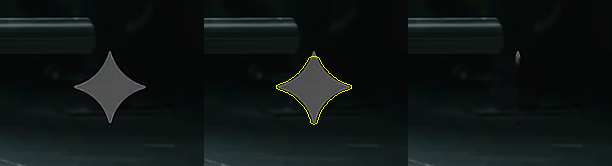
#> input picture Project/hero_video_comparison.png, 612 x 166 px
$ python cli.py Project   (older library calls are emulated)
#> lines starting #> are read from the running program, lines starting #| are printed output that depends on the picture; after the words box and inside, x2 and y2 are one past the last pixel; in counts of white or black regions, pixels touching at a corner belong together
### watermark_engine.py
#!/usr/bin/env python3
"""
Universal Watermark Remover Engine ("OmniMark Engine")
=====================================================
Removes any watermark from videos and images:
- Any position: corners, center, tickers, timestamps, subtitles, diagonal patterns.
- Any format: MP4, WebM, MOV, AVI, MKV, PNG, JPG, WEBP.
- Flexible masks: Auto-detection, rectangular bounding boxes, multi-region boxes, or freehand brush masks.
- Multiple inpainting methods: OpenCV TELEA, Navier-Stokes, or smart contrast-aware masking.
- Lossless audio preservation using ffmpeg remuxing.
"""

from __future__ import annotations

import argparse
import datetime as dt
import os
import shutil
import subprocess
import sys
import tempfile
import uuid
from typing import Callable, List, Optional, Tuple, Union

import cv2
import numpy as np
from PIL import Image

IMAGE_EXTENSIONS = {".png", ".jpg", ".jpeg", ".webp", ".bmp", ".tiff"}
VIDEO_EXTENSIONS = {".mp4", ".mov", ".avi", ".mkv", ".webm", ".m4v", ".flv", ".wmv"}

PRESETS = {
    "bottom_right": lambda w, h: (int(w * 0.78), int(h * 0.88), int(w * 0.20), int(h * 0.10)),
    "bottom_left": lambda w, h: (int(w * 0.02), int(h * 0.88), int(w * 0.20), int(h * 0.10)),
    "top_right": lambda w, h: (int(w * 0.78), int(h * 0.02), int(w * 0.20), int(h * 0.10)),
    "top_left": lambda w, h: (int(w * 0.02), int(h * 0.02), int(w * 0.20), int(h * 0.10)),
    "seedance": lambda w, h: (int(w * 0.75), int(h * 0.90), int(w * 0.23), int(h * 0.08)),
    "gemini": lambda w, h: (int(w * 0.86), int(h * 0.76), int(w * 0.12), int(h * 0.20)),
    "tiktok": lambda w, h: (int(w * 0.75), int(h * 0.03), int(w * 0.22), int(h * 0.08)),
    "bottom_center": lambda w, h: (int(w * 0.20), int(h * 0.90), int(w * 0.60), int(h * 0.08)),
    "center": lambda w, h: (int(w * 0.25), int(h * 0.40), int(w * 0.50), int(h * 0.20)),
}


def _sparkle_template(size: int = 64) -> np.ndarray:
    """Return a filled 4-point sparkle template for AI logo/Gemini watermark detection."""
    edge = size - 1
    points = np.array(
        [
            (0.50 * edge, 0.00 * edge),
            (0.62 * edge, 0.36 * edge),
            (1.00 * edge, 0.50 * edge),
            (0.62 * edge, 0.64 * edge),
            (0.50 * edge, 1.00 * edge),
            (0.38 * edge, 0.64 * edge),
            (0.00 * edge, 0.50 * edge),
            (0.38 * edge, 0.36 * edge),
        ],
        dtype=np.int32,
    )
    template = np.zeros((size, size), dtype=np.uint8)
    cv2.fillPoly(template, [points], 255)
    return template


SPARKLE_TEMPLATE = _sparkle_template(64)
#> in _sparkle_template, `cv2.fillPoly(template, [points], 255)`:
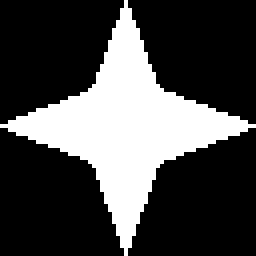
#> template: shape (64, 64) (shown 4 times larger); 28.5% white; 1 white region, box (x1, y1, x2, y2) and area: (0, 0, 64, 64) 1167


# [11 lines left out: function find_ffmpeg, not called in this run]


def is_image_file(path: str) -> bool:
    ext = os.path.splitext(path)[1].lower()
    return ext in IMAGE_EXTENSIONS


def is_video_file(path: str) -> bool:
    ext = os.path.splitext(path)[1].lower()
    return ext in VIDEO_EXTENSIONS


def build_default_output_path(input_path: str) -> str:
    base, ext = os.path.splitext(input_path)
    stamp = dt.datetime.now().strftime("%Y%m%d_%H%M%S")
    uid = uuid.uuid4().hex[:6]
    return f"{base}_clean_{stamp}_{uid}{ext}"


# [82 lines left out: functions sample_video_frames, auto_detect_temporal_watermark, not called in this run]


def auto_detect_gemini_sparkle(frame: np.ndarray) -> Optional[Tuple[int, int, int, int]]:
    """Detects 4-point sparkle logo geometry typical of Gemini AI watermarks across brightness levels."""
    h, w = frame.shape[:2]
    rois = [
        (int(w * 0.70), int(h * 0.70), int(w * 0.30), int(h * 0.30)),
        (0, int(h * 0.70), int(w * 0.30), int(h * 0.30)),
    ]

    for rx, ry, rw, rh in rois:
        crop = frame[ry : ry + rh, rx : rx + rw]
        gray = cv2.cvtColor(crop, cv2.COLOR_BGR2GRAY)

        # Test bright, medium, and dark scene thresholds
        for thresh_val in [200, 100, 45, 30]:
            _, binary = cv2.threshold(gray, thresh_val, 255, cv2.THRESH_BINARY)
            contours, _ = cv2.findContours(binary, cv2.RETR_EXTERNAL, cv2.CHAIN_APPROX_SIMPLE)

            for cnt in contours:
                bx, by, bw, bh = cv2.boundingRect(cnt)
                if 20 <= bw <= 140 and 20 <= bh <= 140 and 0.65 <= bw / float(bh) <= 1.45:
                    crop_mask = binary[by : by + bh, bx : bx + bw]
                    resized = cv2.resize(crop_mask, (64, 64), interpolation=cv2.INTER_AREA)
                    intersection = np.logical_and(resized > 0, SPARKLE_TEMPLATE > 0).sum()
                    union = np.logical_or(resized > 0, SPARKLE_TEMPLATE > 0).sum()
                    iou = intersection / max(1, union)
                    if iou > 0.32:
                        pad = 8
                        return (
                            max(0, rx + bx - pad),
                            max(0, ry + by - pad),
                            min(w, bw + pad * 2),
                            min(h, bh + pad * 2),
                        )

    return None


def extract_anti_reflection_mask(
    frame: np.ndarray,
    region: Tuple[int, int, int, int],
    sensitivity: float = 0.5,
) -> np.ndarray:
    """
    Intelligent anti-reflection mask extractor.
    Isolates ONLY the watermark logo/text pixels using contour filtering and edge detection,
    preventing any color bleeding or smearing from adjacent objects (e.g. barbells, edges).
    """
    rx, ry, rw, rh = region
    mask = np.zeros(frame.shape[:2], dtype=np.uint8)
    crop = frame[ry : ry + rh, rx : rx + rw]
    if crop.size == 0:
        return mask

    gray = cv2.cvtColor(crop, cv2.COLOR_BGR2GRAY)

    # 1. Gradient magnitude
    sobelx = cv2.Sobel(gray, cv2.CV_64F, 1, 0, ksize=3)
    sobely = cv2.Sobel(gray, cv2.CV_64F, 0, 1, ksize=3)
    grad = np.sqrt(sobelx**2 + sobely**2)
    grad = np.uint8(np.clip(grad / (grad.max() + 1e-4) * 255, 0, 255))

    # 2. Multi-thresholding for both dark and bright watermark strokes
    thresh_val = int(25 + (1.0 - sensitivity) * 50)
    _, binary_bright = cv2.threshold(gray, thresh_val, 255, cv2.THRESH_BINARY)
    _, binary_grad = cv2.threshold(grad, 25, 255, cv2.THRESH_BINARY)
    combined = cv2.bitwise_or(binary_bright, binary_grad)

    # 3. Contour analysis to isolate the watermark object
    contours, _ = cv2.findContours(combined, cv2.RETR_EXTERNAL, cv2.CHAIN_APPROX_SIMPLE)
    logo_roi_mask = np.zeros_like(gray)

    # Filter out tiny noise and gigantic full-box borders
    valid_contours = []
    box_area = rw * rh
    for cnt in contours:
        area = cv2.contourArea(cnt)
        if area < 25 or area > (box_area * 0.90):
            continue
        valid_contours.append(cnt)

    if valid_contours:
        cv2.drawContours(logo_roi_mask, valid_contours, -1, 255, thickness=cv2.FILLED)
        # Dilate by 4-5px with ellipse to cleanly encompass all anti-aliased outer edges and drop shadows
        kernel = cv2.getStructuringElement(cv2.MORPH_ELLIPSE, (5, 5))
        logo_roi_mask = cv2.dilate(logo_roi_mask, kernel, iterations=2)
        mask[ry : ry + rh, rx : rx + rw] = logo_roi_mask
    else:
        # Safe fallback: centered diamond/ellipse (covers center 70% instead of raw full rectangle)
        center_x, center_y = rx + rw // 2, ry + rh // 2
        cv2.ellipse(mask, (center_x, center_y), (int(rw * 0.40), int(rh * 0.40)), 0, 0, 360, 255, -1)

    return mask


# [7 lines left out: function refine_mask_contrast, not called in this run]


def create_inpaint_mask(
    image_shape: Tuple[int, int],
    regions: Optional[List[Tuple[int, int, int, int]]] = None,
    custom_mask: Optional[np.ndarray] = None,
    frame: Optional[np.ndarray] = None,
    use_refinement: bool = True,
) -> np.ndarray:
    """
    Constructs the final binary mask for inpainting.
    Defaults to anti-reflection precision contour refinement whenever a frame is provided.
    """
    h, w = image_shape[:2]
    final_mask = np.zeros((h, w), dtype=np.uint8)

    if regions:
        for rx, ry, rw, rh in regions:
            rx = max(0, min(int(rx), w - 1))
            ry = max(0, min(int(ry), h - 1))
            rw = max(1, min(int(rw), w - rx))
            rh = max(1, min(int(rh), h - ry))

            if use_refinement and frame is not None:
                box_mask = extract_anti_reflection_mask(frame, (rx, ry, rw, rh))
                final_mask = cv2.bitwise_or(final_mask, box_mask)
            else:
                final_mask[ry : ry + rh, rx : rx + rw] = 255

    if custom_mask is not None:
        if custom_mask.shape[:2] != (h, w):
            custom_mask = cv2.resize(custom_mask, (w, h), interpolation=cv2.INTER_NEAREST)
        if len(custom_mask.shape) == 3:
            custom_mask = cv2.cvtColor(custom_mask, cv2.COLOR_BGR2GRAY)
        _, custom_binary = cv2.threshold(custom_mask, 10, 255, cv2.THRESH_BINARY)
        final_mask = cv2.bitwise_or(final_mask, custom_binary)

    # Smooth the mask boundaries slightly for natural inpainting transition
    kernel = cv2.getStructuringElement(cv2.MORPH_ELLIPSE, (3, 3))
    final_mask = cv2.dilate(final_mask, kernel, iterations=1)
    return final_mask


def inpaint_frame(
    frame: np.ndarray,
    mask: np.ndarray,
    method: str = "ns",
    radius: int = 2,
) -> np.ndarray:
    """Inpaints watermark pixels in a single frame using Navier-Stokes (smooth, zero-bleed) by default."""
    if np.count_nonzero(mask) == 0:
        return frame.copy()

    inpaint_flag = cv2.INPAINT_NS if method.lower() in ("ns", "navier-stokes") else cv2.INPAINT_TELEA
    return cv2.inpaint(frame, mask, inpaintRadius=max(1, radius), flags=inpaint_flag)


def process_image(
    input_path: str,
    output_path: Optional[str] = None,
    regions: Optional[List[Tuple[int, int, int, int]]] = None,
    custom_mask: Optional[np.ndarray] = None,
    method: str = "ns",
    radius: int = 2,
    refine: bool = True,
    preset: Optional[str] = None,
) -> str:
    """Removes watermarks from an image file with anti-reflection contour masking by default."""
    if output_path is None:
        output_path = build_default_output_path(input_path)

    img = cv2.imread(input_path)
    if img is None:
        raise IOError(f"Could not read image: {input_path}")

    h, w = img.shape[:2]

    # Resolve preset if given
    if preset and preset in PRESETS:
        regions = [PRESETS[preset](w, h)]

    # If no region or custom mask, attempt auto-detection
    if not regions and custom_mask is None:
        gemini_box = auto_detect_gemini_sparkle(img)
        if gemini_box:
            regions = [gemini_box]
        else:
            regions = [PRESETS["bottom_right"](w, h)]

    mask = create_inpaint_mask((h, w), regions, custom_mask, frame=img, use_refinement=refine)
    result = inpaint_frame(img, mask, method=method, radius=radius)

    os.makedirs(os.path.dirname(os.path.abspath(output_path)), exist_ok=True)
    cv2.imwrite(output_path, result)
    return output_path


# [250 lines left out: functions process_video, batch_process_project, not called in this run]

### cli.py
#!/usr/bin/env python3
"""
OmniMark CLI - Universal Watermark Remover
=========================================
Command line utility to remove any watermark from videos and images.
"""

from __future__ import annotations

import argparse
import glob
import os
import sys
import time

from watermark_engine import (
    IMAGE_EXTENSIONS,
    PRESETS,
    VIDEO_EXTENSIONS,
    auto_detect_gemini_sparkle,
    auto_detect_temporal_watermark,
    build_default_output_path,
    is_image_file,
    is_video_file,
    process_image,
    process_video,
    sample_video_frames,
)


def parse_region(region_str: str):
    parts = [int(p.strip()) for p in region_str.split(",")]
    if len(parts) != 4:
        raise ValueError(f"Region must be 'x,y,w,h', got '{region_str}'")
    return tuple(parts)


def print_progress(fraction: float, current: int, total: int):
    pct = int(fraction * 100)
    bar_len = 30
    filled = int(bar_len * fraction)
    bar = "=" * filled + "-" * (bar_len - filled)
    sys.stdout.write(f"\r[{bar}] {pct}% ({current}/{total} frames)")
    sys.stdout.flush()
    if current >= total:
        sys.stdout.write("\n")


def main():
    parser = argparse.ArgumentParser(
        description="Universal Watermark Remover (OmniMark) - Remove any watermark from videos and images.",
        formatter_class=argparse.RawDescriptionHelpFormatter,
        epilog="""
Examples:
  python cli.py input.mp4
  python cli.py input.mp4 --preset seedance
  python cli.py input.mp4 --region 100,50,200,80
  python cli.py input.png -o clean.png --preset gemini
  python cli.py ./videos_dir/ --batch --preset bottom_right
        """,
    )

    parser.add_argument("input", help="Path to input video, image, or folder (when --batch is used)")
    parser.add_argument("-o", "--output", help="Path to save output clean file or folder")
    parser.add_argument("-r", "--region", action="append", help="Watermark region as 'x,y,w,h'. Can be specified multiple times.")
    parser.add_argument(
        "-p",
        "--preset",
        choices=list(PRESETS.keys()),
        help="Quick watermark preset location (e.g. seedance, gemini, tiktok, bottom_right)",
    )
    parser.add_argument(
        "-m",
        "--method",
        choices=["ns", "telea"],
        default="ns",
        help="Inpainting algorithm: 'ns' (Navier-Stokes, anti-reflection) or 'telea'. Default: ns",
    )
    parser.add_argument("--radius", type=int, default=2, help="Inpainting blend radius (default: 2)")
    parser.add_argument(
        "--no-refine",
        dest="refine",
        action="store_false",
        help="Disable automatic anti-reflection contour mask refinement",
    )
    parser.set_defaults(refine=True)
    parser.add_argument("--detect-only", action="store_true", help="Only run auto-detection and print coordinates")
    parser.add_argument("--batch", action="store_true", help="Process all media files in the specified input directory")

    args = parser.parse_args()

    # Parse any manual regions
    regions = []
    if args.region:
        for r_str in args.region:
            try:
                regions.append(parse_region(r_str))
            except ValueError as e:
                print(f"Error: {e}")
                sys.exit(1)

    # Collect files
    input_path = os.path.abspath(args.input)
    if not os.path.exists(input_path):
        print(f"Error: Input path '{input_path}' does not exist.")
        sys.exit(1)

    files_to_process = []
    if args.batch or os.path.isdir(input_path):
        all_exts = IMAGE_EXTENSIONS.union(VIDEO_EXTENSIONS)
        for ext in all_exts:
            files_to_process.extend(glob.glob(os.path.join(input_path, f"*{ext}")))
            files_to_process.extend(glob.glob(os.path.join(input_path, f"*{ext.upper()}")))
        if not files_to_process:
            print(f"No supported media files found in '{input_path}'.")
            sys.exit(0)
    else:
        files_to_process = [input_path]

    print(f"Found {len(files_to_process)} file(s) to process.")

    for idx, file_path in enumerate(files_to_process, 1):
        filename = os.path.basename(file_path)
        print(f"\n[{idx}/{len(files_to_process)}] Processing: {filename}")

        if args.detect_only:
            if is_video_file(file_path):
                frames, w, h, _, _ = sample_video_frames(file_path, 20)
                box = auto_detect_temporal_watermark(frames, w, h)
                print(f"  Video dimensions: {w}x{h}")
                print(f"  Detected watermark region: {box}")
            elif is_image_file(file_path):
                import cv2
                img = cv2.imread(file_path)
                h, w = img.shape[:2]
                box = auto_detect_gemini_sparkle(img)
                print(f"  Image dimensions: {w}x{h}")
                print(f"  Detected watermark region: {box}")
            continue

        # Determine output path
        if args.output:
            if os.path.isdir(args.output) or len(files_to_process) > 1:
                os.makedirs(args.output, exist_ok=True)
                out_path = os.path.join(args.output, os.path.basename(build_default_output_path(file_path)))
            else:
                out_path = args.output
        else:
            out_path = build_default_output_path(file_path)

        start_time = time.time()
        try:
            if is_image_file(file_path):
                res = process_image(
                    file_path,
                    output_path=out_path,
                    regions=regions if regions else None,
                    method=args.method,
                    radius=args.radius,
                    refine=args.refine,
                    preset=args.preset,
                )
#> in process_image, img is the input picture: shape (166, 612, 3); mean B, G, R 21.2, 22, 16.2
#> the loop in auto_detect_gemini_sparkle, `for rx, ry, rw, rh in rois:` made 2 passes
#> pass 1, in auto_detect_gemini_sparkle, `crop = frame[ry : ry + rh, rx : rx + rw]`:
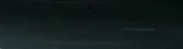
#> crop: shape (49, 183, 3); mean B, G, R 28, 28.3, 19.4
#> after the loop in auto_detect_gemini_sparkle, `for rx, ry, rw, rh in rois:`:
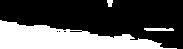
#> binary: shape (49, 183); 33.1% white; 3 white regions, box (x1, y1, x2, y2) and area: (0, 20, 177, 49) 2854, (144, 28, 174, 31) 84, (107, 0, 113, 7) 34
#> the loop in create_inpaint_mask, `for rx, ry, rw, rh in regions:` made 1 pass
#> pass 1, in create_inpaint_mask, `box_mask = extract_anti_reflection_mask(frame, (rx, ry, rw, rh))`:
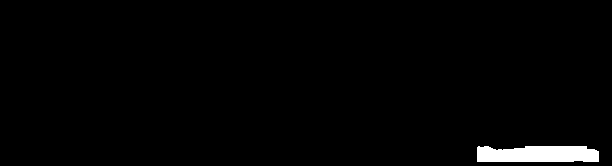
#> box_mask: shape (166, 612); 1.8% white; 1 white region, box (x1, y1, x2, y2) and area: (477, 146, 599, 162) 1802
#> in create_inpaint_mask, `final_mask = cv2.dilate(final_mask, kernel, iterations=1)`:
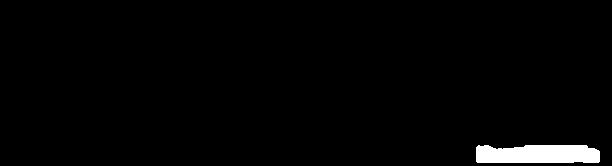
#> final_mask: shape (166, 612); 2% white; 1 white region, box (x1, y1, x2, y2) and area: (476, 145, 600, 163) 2075
                elapsed = time.time() - start_time
                print(f"  ✓ Clean image saved to: {res} ({elapsed:.2f}s)")

            elif is_video_file(file_path):
                res = process_video(
                    file_path,
                    output_path=out_path,
                    regions=regions if regions else None,
                    method=args.method,
                    radius=args.radius,
                    refine=args.refine,
                    preset=args.preset,
                    progress_callback=print_progress,
                )
                elapsed = time.time() - start_time
                print(f"  ✓ Clean video saved to: {res} ({elapsed:.2f}s)")
            else:
                print(f"  Skipping unsupported file type: {filename}")

        except Exception as e:
            print(f"  ✗ Failed processing {filename}: {e}")

    print("\nAll tasks completed.")


if __name__ == "__main__":
    main()
